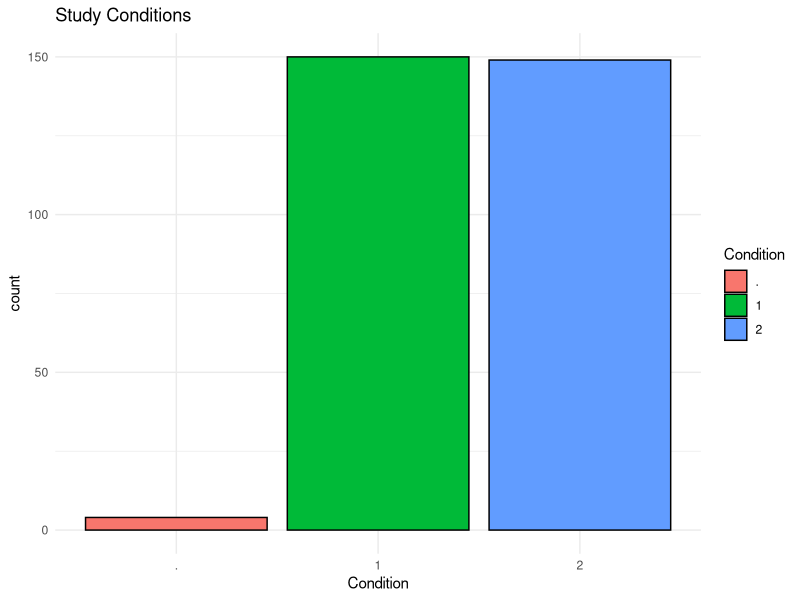
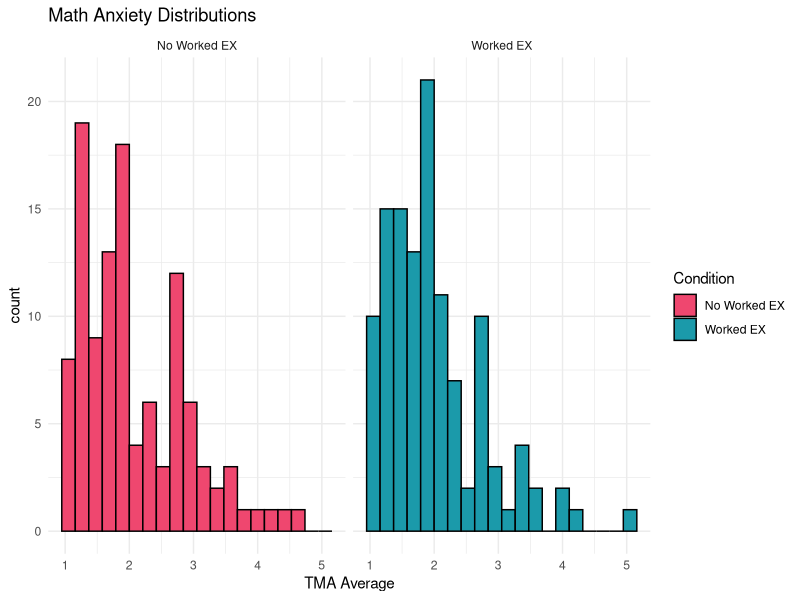
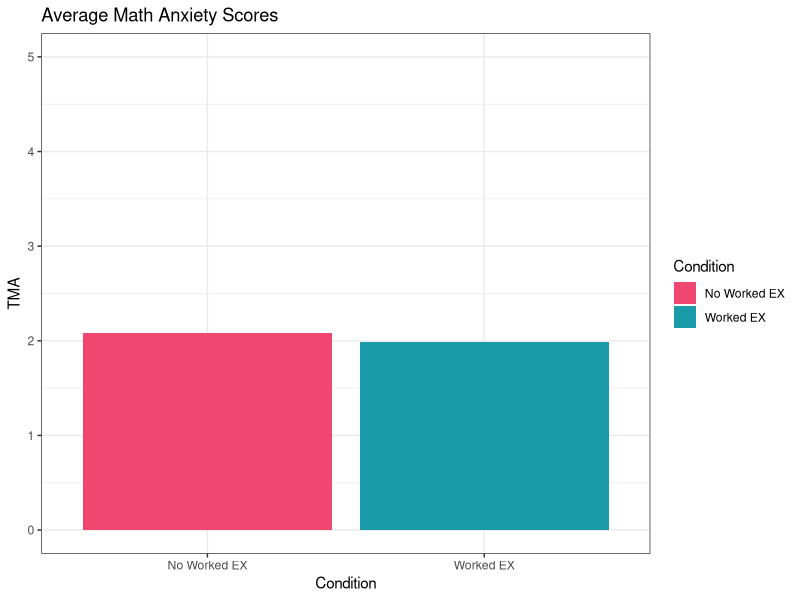
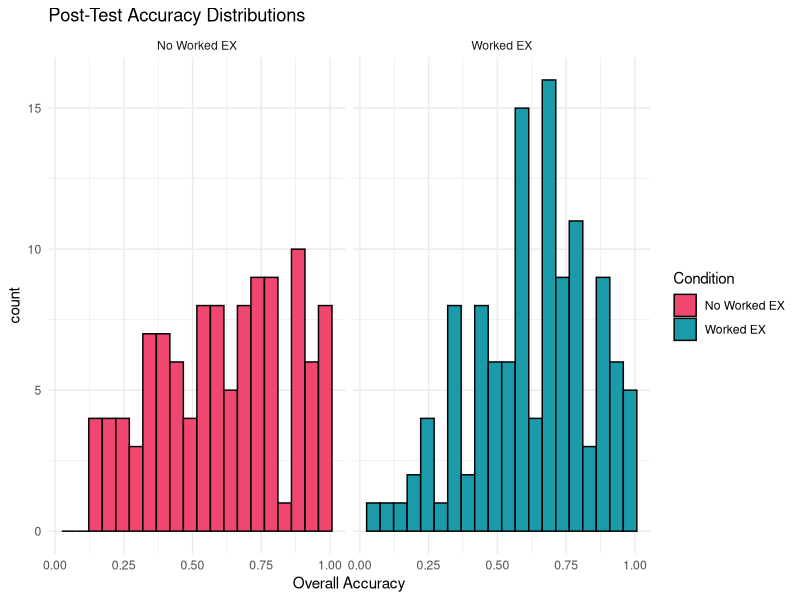
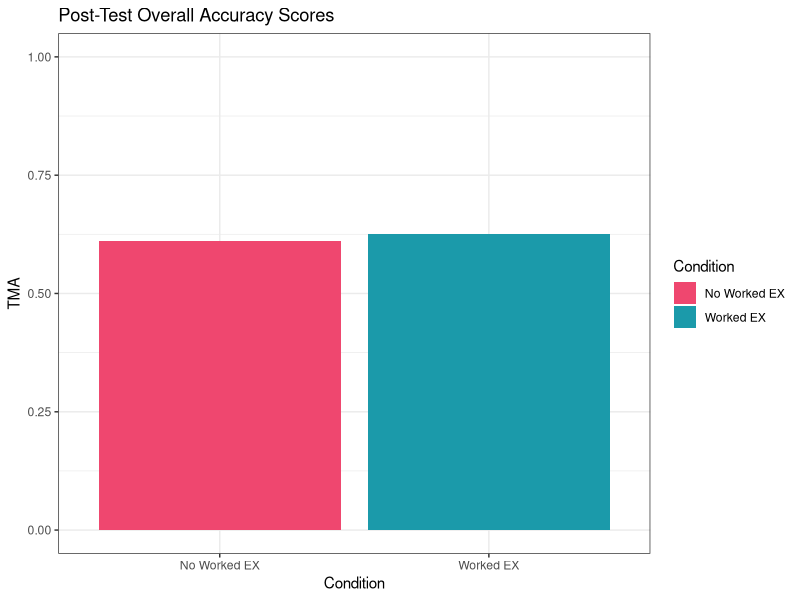
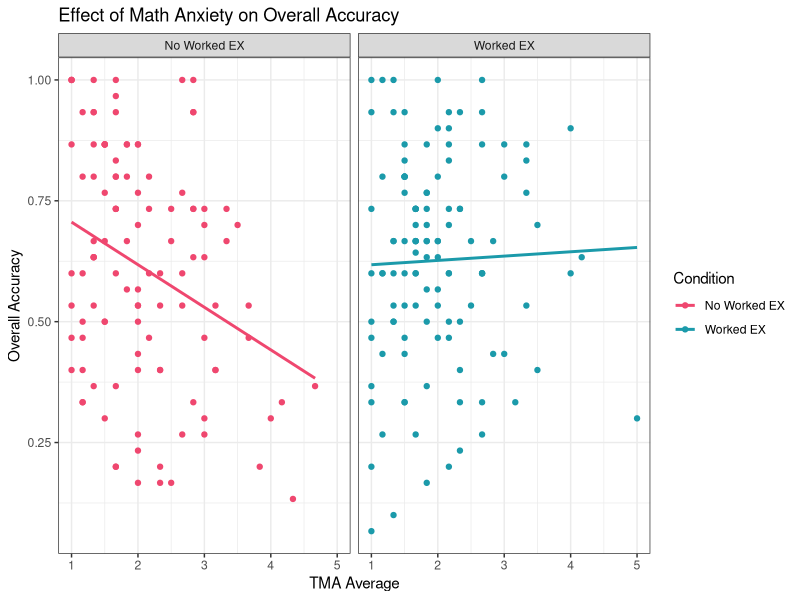
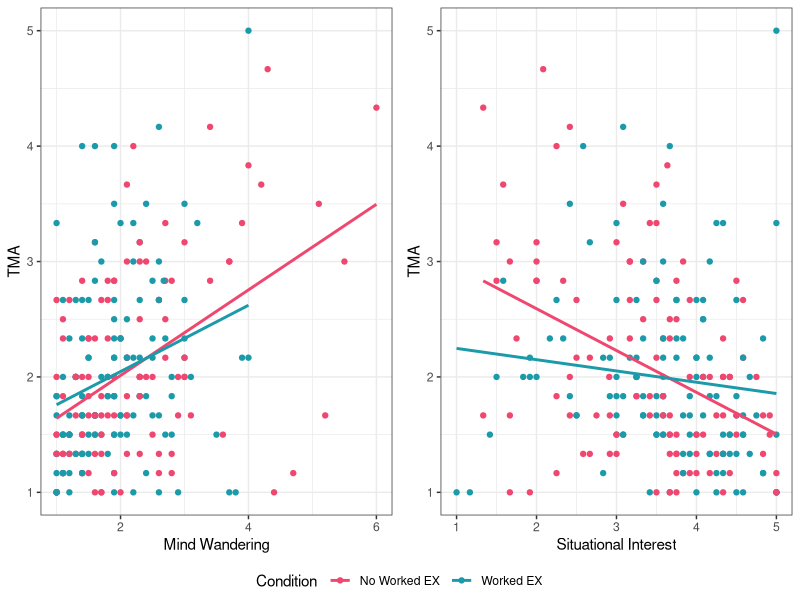

Write R code to recreate these figures, in order.
## ---- chunk 1
knitr::opts_chunk$set(echo = TRUE)
## ---- chunk 2
library(tidyverse)
library(gridExtra)
library(ggpubr)
## ---- chunk 3
dfr <- readxl::read_xlsx("../data/KidsCOVID_Winter21_raw data.xlsx")
# Number of rows in dfr
nrow(dfr)
# Number of columns in dfr
ncol(dfr)
## ---- chunk 4
dfr %>% ggplot(aes(x = Condition, fill = Condition)) + 
  geom_bar(color = "black") + theme_minimal() +
  labs(title = "Study Conditions")
## ---- chunk 5
# removing NA condition data
dfr <-dfr %>% filter(Condition == 1 | Condition == 2)
# assigning 0 to no worked example group data
dfr$Condition[dfr$Condition == 2] = 0 
## ---- chunk 6
# Get the average of mw_1 and mw_2
dfr <- dfr %>% mutate(mw_avg = rowMeans(dfr[346:347], na.rm = TRUE))
# Select columns and remove any row with missing data
df <- dfr %>% select(Del_OverallAcc, TMA_avg, Condition, mw_avg, SI_avg) %>% 
  drop_na()
glimpse(df)
## ---- chunk 7
# New facet label names for supp variable
cond.labs <- c("No Worked EX", "Worked EX")
names(cond.labs) <- c(0, 1)
# Histogram of tma_avg 
df %>% 
  ggplot(aes(x = TMA_avg, fill = Condition)) + 
  geom_histogram(color = "black", bins = 20) +
  theme_minimal()+ 
  scale_fill_manual(values = c("#ef476f","#1b9aaa"), labels = c("No Worked EX", "Worked EX")) +
  facet_grid(.~Condition, labeller = labeller(Condition = cond.labs))  +
  labs(title = "Math Anxiety Distributions", x = "TMA Average")
## ---- chunk 8
# table summary of math anxiety
df %>% 
  group_by(Condition) %>% 
  summarize("Average TMA" = mean(TMA_avg), "Standard deviation" = sd(TMA_avg))

# Math anxiety average bar plot
df %>% 
  group_by(Condition) %>% 
  summarize(tma_avg = mean(TMA_avg))  %>% 
  ggplot(aes(x = Condition, y = tma_avg, fill = Condition)) +
  geom_bar(position="dodge", stat="identity") + theme_bw() + 
  scale_x_discrete(breaks=c(0,1),
        labels=c("No Worked EX","Worked EX")) +
  scale_fill_manual(values = c("#ef476f","#1b9aaa"), labels = 
                                  c("No Worked EX", "Worked EX")) +
  labs(x = "Condition", y = "TMA", title = "Average Math Anxiety Scores")+ ylim(0,5)
## ---- chunk 9
# histogram of post-assessment accuracy score
df %>% 
  ggplot(aes(x = Del_OverallAcc, fill = Condition)) +
  geom_histogram(color = "black", bins = 20) +
  theme_minimal()+ 
  scale_fill_manual(values = c("#ef476f","#1b9aaa"), labels = c("No Worked EX", "Worked EX")) +
  facet_grid(.~Condition, labeller = labeller(Condition = cond.labs))  +
  labs(title = "Post-Test Accuracy Distributions", x = "Overall Accuracy")
## ---- chunk 10
# table summary of accuracy
df %>% 
  group_by(Condition) %>% 
  summarize("Average Accuracy" = mean(Del_OverallAcc), "Standard deviation" = sd(Del_OverallAcc))

# test accuracy average bar plot
df %>% 
  group_by(Condition) %>% 
  summarize(acc_avg = mean(Del_OverallAcc))  %>% 
  ggplot(aes(x = Condition, y = acc_avg, fill = Condition)) +
  geom_bar(position="dodge", stat="identity") + theme_bw() + 
  scale_x_discrete(breaks=c(0,1),
        labels=c("No Worked EX","Worked EX")) +
  scale_fill_manual(values = c("#ef476f","#1b9aaa"), labels = 
                                  c("No Worked EX", "Worked EX")) +
  labs(x = "Condition", y = "TMA", title = "Post-Test Overall Accuracy Scores") + ylim(0,1)
## ---- chunk 11
# Scatterplot: tma vs accuracy
df %>% 
  ggplot(aes(x = TMA_avg, y = Del_OverallAcc ,color  = Condition)) + 
  geom_point() +
  geom_smooth(method = "lm", se = FALSE) +
  theme_bw() + 
  scale_color_manual(values = c("#ef476f","#1b9aaa"), labels = 
                                  c("No Worked EX", "Worked EX")) +
  facet_grid(.~Condition, labeller = labeller(Condition = cond.labs))  +
  labs(title = "Effect of Math Anxiety on Overall Accuracy",
                              x = "TMA Average", y = "Overall Accuracy")
## ---- chunk 12
# MW vs tma
mw_acc1 <- dfr %>% 
          ggplot(aes(x = mw_avg, y = TMA_avg, color = Condition)) +
          geom_point() + geom_smooth(method = "lm", se = FALSE) +
          theme_bw() +
          scale_color_manual(values = c("#ef476f","#1b9aaa"), labels = 
                                  c("No Worked EX", "Worked EX")) +
          scale_fill_brewer(labels = c("No Worked EX", "Worked EX")) +
          labs(x = "Mind Wandering", y = "TMA")
#SI vs tma
si_acc1 <- dfr %>% 
  ggplot(aes(x = SI_avg, y = TMA_avg, color = Condition)) +
  geom_point() + geom_smooth(method = "lm", se = FALSE) +
  theme_bw() +
  scale_color_manual(values = c("#ef476f","#1b9aaa"), labels = c("No Worked EX", "Worked EX")) +
  labs(x = "Situational Interest", y = "TMA")
# Side-by-side plot mw and situational interests with understanding
ggarrange(mw_acc1, si_acc1, common.legend = TRUE, legend="bottom", ncol = 2, nrow = 1)
## ---- chunk 13
acc_fit <- df %>% 
  lm(formula = Del_OverallAcc ~ TMA_avg + Condition +  Condition * TMA_avg + mw_avg + SI_avg) 
summary(acc_fit)
## ---- chunk 14
mw_fit <- dfr %>% 
  lm(formula = mw_avg ~ TMA_avg + Condition + TMA_avg * Condition + SI_avg)
summary(mw_fit)
